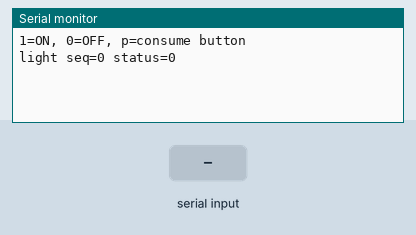
This sketch was run on a simulated ESP32. Shown: the last lines printed to the serial monitor. The test bench sets the inputs (shaded band).

Above: at 1.2 s.
1.3 s: "1\n" received over Serial
At 1.47 s:
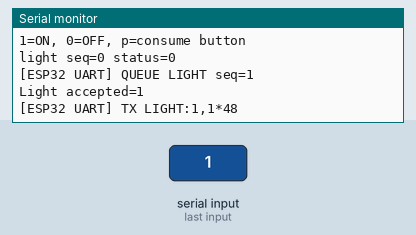
2.8 s: "1\n" received over the second serial link
At 2.97 s:
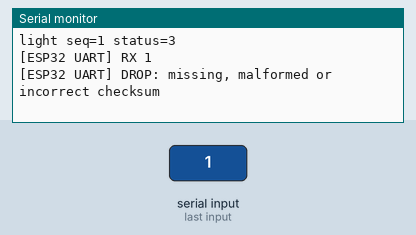
4.3 s: "0\n" received over Serial
At 4.47 s:
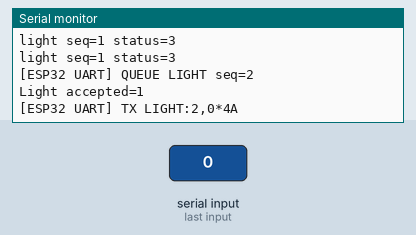
6.0 s: "90,45\n" received over the second serial link
7.5 s: "90,45\n" received over Serial
At 8.9 s:
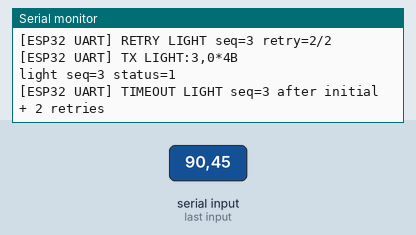
9.2 s: "p90\n" received over the second serial link
At 9.9 s:
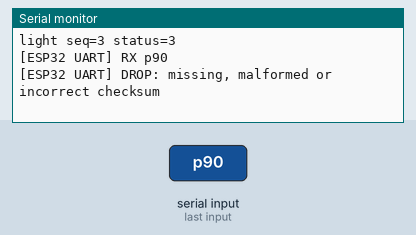
Timing chart, 0 to 11.7 s (numbered marks = the images above; inputs shaded):
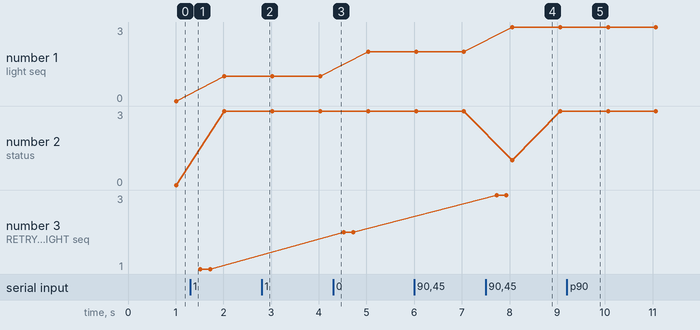

The sketch:

esp32_test.ino
```cpp
#include "esp32_uart.h"
#define PET_RX_PIN 2
#define PET_TX_PIN 1
void setup()
{
    Serial.begin(9600); // Match your sample's Serial Monitor baud rate.

    if (!uartInit(Serial1, PET_RX_PIN, PET_TX_PIN)) {
        Serial.println("UART init failed");
        while (true) delay(1000);
    }

    Serial.println("1=ON, 0=OFF, p=consume button");
}
void loop()
{
    if (Serial.available()) {
        char command = (char)Serial.read();
        if (command == '1' || command == '0') {
            Serial.printf("Light accepted=%u\n", (unsigned)sendLight(command == '1'));
        } else if (command == 'p') {
            uint32_t sequence;
            if (consumeButton(&sequence)) Serial.printf("Consumed button %lu; ACK queued\n", (unsigned long)sequence);
            else Serial.println("No pending button");
        }
    }
    bool acknowledgedOn;
    if (consumeLightAck(&acknowledgedOn)) {
        // In production, Member 5 updates dashboard with this acknowledged setting.
        Serial.printf("Light command ACK consumed: requested state=%u\n", (unsigned)acknowledgedOn);
    }
    static uint32_t last;
    if ((uint32_t)(millis() - last) >= 1000) {
        last = millis();
        SensorValues values;
        if (getSensors(&values)) Serial.printf("water=%u food=%ld mg age=%lu ms\n",
            (unsigned)values.water_level, (long)values.food_milligrams,
            (unsigned long)(millis() - values.received_ms));
        UartResult result = getLightResult();
        Serial.printf("light seq=%lu status=%u\n", (unsigned long)result.sequence, (unsigned)result.status);
    }
    delay(10);
}
```

esp32_uart.cpp
```cpp
/* ESP32 UART walkthrough:
 * 1. Public send functions format a packet and queue a COPY.
 * 2. sendTask waits on txQueue, sends a packet, then checks the retry timer.
 * 3. receiveTask parses packets and records ACK/pending state under stateMutex.
 * 4. Public consume functions copy/clear flags; application performs the action.
 * 5. A retry copy is separate from the temporary/current TX packet.
 */
#include "esp32_uart.h"
#include "freertos/FreeRTOS.h"
#include "freertos/task.h"
#include "freertos/queue.h"
#include "freertos/semphr.h"

/* Set ESP_UART_DEBUG=0 in build options (or below) to silence UART diagnostics.
 * Logs use USB/debug Serial, NEVER the HardwareSerial passed to uartInit.
 * No printing occurs in the UART ISR or while the state mutex is held. */
#ifndef ESP_UART_DEBUG
#define ESP_UART_DEBUG 1
#endif
#if ESP_UART_DEBUG
#define ESP_LOG(...) Serial.printf("[ESP32 UART] " __VA_ARGS__)
#else
#define ESP_LOG(...) ((void)0)
#endif


#include <stdio.h>
#include <string.h>
#include <ctype.h>

/* Change these on BOTH boards if needed. Three attempts = initial + 2 retries. */
#define UART_MESSAGE_SIZE 64
#define UART_QUEUE_LENGTH 8
#define UART_RETRY_MS 200u
#define UART_MAX_ATTEMPTS 3u

typedef struct {
    char text[UART_MESSAGE_SIZE];
} UartMessage;

/* XOR checksum: combine the ASCII bytes of the message body.
 * ^ is bitwise XOR; ^= means "XOR into the current value".
 * Exclude the newline and the *HH checksum suffix from this calculation. */
static uint8_t calculateChecksum(const char *text, size_t length)
{
    uint8_t sum = 0;
    for (size_t i = 0; i < length; ++i) sum ^= (uint8_t)text[i];
    return sum;
}

static HardwareSerial *uart;
/* Queue stores complete packet COPIES, not pointers to local strings. */
static QueueHandle_t txQueue;
/* Protects pending flags, saved retry packet and application-visible results. */
static SemaphoreHandle_t stateMutex;
static bool initialised;
/* Protected by stateMutex. */
static SensorValues sensors;
static bool sensorsReceived;
/* One button flag; sequence 0 means no event yet. Cleared flag + same ID
 * means already consumed, so replay its ACK without another notification. */
static bool buttonPending;
static uint32_t buttonSequence;
static uint32_t nextLightSequence = 1;
/* Saved request stays intact while unrelated packets use the TX work buffer.
 * A new light request is refused while lightWaiting is true. */
static UartMessage lightPacket;
static UartResult lightResult;
static bool lightWaiting;
/* One unread ACK event. Requested value is kept until application consumes ACK. */
static bool lightAckPending;
static bool lightRequestedOn;
/* 0 = queued; 1 = initial send; 2..3 = retries. */
static unsigned lightAttempts;
/* Only TX advances this timestamp. Other traffic must never reset it. */
static uint32_t lightLastSent;


bool getSensors(SensorValues *out)
{
    if (!out) return false;
    xSemaphoreTake(stateMutex, portMAX_DELAY);
    bool available = sensorsReceived;
    if (available) *out = sensors;
    xSemaphoreGive(stateMutex);
    return available;
}

/* Caller holds stateMutex. */
static void sendButtonAck(void)
{
    UartMessage reply = {0};
    snprintf(reply.text, sizeof(reply.text), "BUTTON_ACK:%lu\n", (unsigned long)buttonSequence);
    (void)xQueueSend(txQueue, &reply, 0);
}

bool consumeButton(uint32_t *sequence)
{
    xSemaphoreTake(stateMutex, portMAX_DELAY);
    bool available = buttonPending;
    uint32_t consumedSequence = buttonSequence;
    if (available) {
        if (sequence) *sequence = buttonSequence;
        buttonPending = false;
        sendButtonAck();
    }
    xSemaphoreGive(stateMutex);
    if (available) ESP_LOG("CONSUME BUTTON seq=%lu; BUTTON_ACK requested\n", (unsigned long)consumedSequence);
    (void)consumedSequence;
    return available;
}

bool sendLight(bool on)
{
    bool accepted = false;
    uint32_t queuedSequence = 0;
    xSemaphoreTake(stateMutex, portMAX_DELAY);
    // Keep the unread ACK/value until application consumes it; don't overwrite it.
    if (!lightWaiting && !lightAckPending && nextLightSequence <= 999999999u) {
        uint32_t sequence = nextLightSequence++;
        // Keep saved request; TX queue receives a separate copy of the string.
        snprintf(lightPacket.text, sizeof(lightPacket.text), "LIGHT:%lu,%u\n", (unsigned long)sequence, (unsigned)on);
        if (xQueueSend(txQueue, &lightPacket, 0) == pdPASS) {
            lightResult.sequence = sequence;
            lightResult.status = UART_WAITING;
            lightRequestedOn = on;
            lightWaiting = true;
            lightAttempts = 0; /* TX starts timer after sending the initial packet. */
            lightLastSent = 0;
            accepted = true;
            queuedSequence = sequence;
        }
    }
    xSemaphoreGive(stateMutex);
    if (accepted) ESP_LOG("QUEUE LIGHT seq=%lu\n", (unsigned long)queuedSequence);
    else ESP_LOG("REJECT LIGHT: previous request/ACK pending, queue full or sequence exhausted\n");
    (void)queuedSequence; /* also used when debug is compiled out */
    return accepted;
}

/* true ONCE per matching ACK. This is how cloud code notices completion
 * without comparing old/new status values or sequence numbers itself. */
bool consumeLightAck(bool *on)
{
    if (!on) return false;
    xSemaphoreTake(stateMutex, portMAX_DELAY);
    bool available = lightAckPending;
    if (available) {
        *on = lightRequestedOn;
        lightAckPending = false;
    }
    xSemaphoreGive(stateMutex);
    if (available) ESP_LOG("CONSUME LIGHT ACK on=%u\n", (unsigned)*on);
    return available;
}

UartResult getLightResult(void)
{
    xSemaphoreTake(stateMutex, portMAX_DELAY);
    UartResult result = lightResult;
    xSemaphoreGive(stateMutex);
    return result;
}

/* Runs in RX TASK context, never ISR context. It only parses/records state;
 * motor/light/cloud work belongs to the application after consuming a flag. */
static void handleReceived(UartMessage *message)
{
    unsigned sequence, water;
    long long food; // Wide temporary for parsing; range-check before storing int32_t.
    int end = 0;
    const char *note = "Ignored: unknown/malformed message or unmatched ACK";
    ESP_LOG("RX %s", message->text);

    /* Wire example: LIGHT:1,1*HH\n. Find * then read EXACTLY two hex digits.
     * %n records the number of suffix characters scanned (must be 3: *HH).
     * Check checksum BEFORE setting any flag or accepting any ACK. */
    char *star = strchr(message->text, '*');
    unsigned receivedChecksum;
    int suffixLength = 0;
    if (!star || strlen(star) != 4 || star[3] != '\n' ||
        !isxdigit((unsigned char)star[1]) || !isxdigit((unsigned char)star[2]) ||
        sscanf(star, "*%2x%n", &receivedChecksum, &suffixLength) != 1 || suffixLength != 3 ||
        calculateChecksum(message->text, (size_t)(star - message->text)) != receivedChecksum) {
        ESP_LOG("DROP: missing, malformed or incorrect checksum\n");
        return; // No ACK and no action. Reliable sender can retry normally.
    }
    /* Replace *HH\n with just \n, restoring the plain string parser expects.
     * This changes only the local RECEIVED copy, never a saved TX retry packet. */
    star[0] = '\n';
    star[1] = '\0';
    xSemaphoreTake(stateMutex, portMAX_DELAY);

    // %n records end position; the next character must be newline, not extra data.
    if (sscanf(message->text, "SENSOR:%5u,%11lld%n", &water, &food, &end) == 2 &&
        message->text[end] == '\n' && water <= UINT16_MAX && food >= INT32_MIN && food <= INT32_MAX) {
        sensors.water_level = (uint16_t)water;
        sensors.food_milligrams = (int32_t)food;
        sensors.received_ms = millis();
        sensorsReceived = true;
        note = "Sensor readings updated; no ACK needed";
    } else if (sscanf(message->text, "BUTTON:%9u%n", &sequence, &end) == 1 &&
               message->text[end] == '\n' && sequence != 0 && sequence <= 999999999u) {
        if (sequence == buttonSequence) {
            if (!buttonPending) sendButtonAck(); // Replay lost ACK, not notification.
            note = "Duplicate button; no second notification";
        } else if (!buttonPending && sequence > buttonSequence) {
            buttonSequence = sequence;
            buttonPending = true;
            note = "Button pending for consumeButton()";
        }
    } else if (sscanf(message->text, "LIGHT_ACK:%9u%n", &sequence, &end) == 1 &&
               message->text[end] == '\n' && lightWaiting && sequence == lightResult.sequence) {
        lightWaiting = false;                // Stop retries immediately on valid ACK.
        lightResult.status = UART_CONSUMED;   // No GPIO/physical illumination claim.
        lightAckPending = true;               // Expose completion ONCE to cloud code.
        note = "Light consumption ACK matched; retries stopped";
        // Repeated ACKs are ignored once lightWaiting is false.

    }
    xSemaphoreGive(stateMutex);
    ESP_LOG("%s\n", note);
    (void)note;
}


/* Low-level sender: used for every queued packet and retry. Only TX task calls
 * it. This is the equivalent of your original sendMessage, with safe buffering. */
static void sendPacket(const UartMessage *message)
{
    /* Queue/saved retry strings stay plain. Add checksum only to this TX copy.
     * strlen excludes terminating \0; length-1 excludes the existing newline. */
    char wire[UART_MESSAGE_SIZE] = {0};
    size_t length = strlen(message->text);
    if (length == 0 || message->text[length - 1] != '\n' || length + 3 >= sizeof(wire)) {
        ESP_LOG("DROP TX: malformed/oversized message\n");
        return;
    }
    memcpy(wire, message->text, length - 1);
    uint8_t sum = calculateChecksum(wire, length - 1);
    // %02X prints checksum as two hex digits; final newline still ends the frame.
    snprintf(wire + length - 1, sizeof(wire) - (length - 1), "*%02X\n", (unsigned)sum);
    ESP_LOG("TX %s", wire);
    size_t expected = strlen(wire);
    size_t written = uart->write((const uint8_t *)wire, expected);
    if (written != expected) ESP_LOG("TX short write: %u/%u bytes\n", (unsigned)written, (unsigned)expected);
    (void)written;
}

/* The full sending flow is here. No remote-ACK wait and no deadline helper.
 * 1. Wait for a queued message, for at most 20 ms.
 * 2. If a message arrived, send it.
 * 3. Check whether the saved reliable packet needs a retry or timeout.
 * A queue item wakes us immediately; 20 ms is just the idle retry-check interval. */
static void sendTask(void *unused)
{
    (void)unused;
    UartMessage message;
    TickType_t queueWait = pdMS_TO_TICKS(20);
    if (!queueWait) queueWait = 1;

    for (;;) {
        /* Queue COPIES the item into message. ACKs/sensors can pass through
         * while a separate lightPacket remains saved for possible retries. */
        if (xQueueReceive(txQueue, &message, queueWait) == pdPASS) {
            sendPacket(&message);

            /* Start timer after original packet is handed to UART.
             * Unrelated queued messages must not reset this timer. */
            xSemaphoreTake(stateMutex, portMAX_DELAY);
            if (lightWaiting && lightAttempts == 0 &&
                strcmp(message.text, lightPacket.text) == 0) {
                lightAttempts = 1;
                lightLastSent = millis();
            }
            xSemaphoreGive(stateMutex);
        }

        bool retry = false;
        bool timedOut = false;
        uint32_t sequence = 0;
        unsigned retryNumber = 0;

        /* RX may update ACK state concurrently, so check/copy under mutex.
         * Never hold it while printing or physically sending a packet. */
        xSemaphoreTake(stateMutex, portMAX_DELAY);
        uint32_t now = millis();
        if (lightWaiting && lightAttempts != 0 &&
            (uint32_t)(now - lightLastSent) >= UART_RETRY_MS) {
            sequence = lightResult.sequence;
            if (lightAttempts >= UART_MAX_ATTEMPTS) {
                lightWaiting = false;
                lightResult.status = UART_TIMED_OUT;
                timedOut = true;
            } else {
                message = lightPacket; /* COPY saved request; keep saved original. */
                lightAttempts++;
                retryNumber = lightAttempts - 1;
                lightLastSent = now;
                retry = true;
            }
        }
        xSemaphoreGive(stateMutex);

        if (retry) {
            ESP_LOG("RETRY LIGHT seq=%lu retry=%u/2\n", (unsigned long)sequence, retryNumber);
            sendPacket(&message);
        } else if (timedOut) {
            ESP_LOG("TIMEOUT LIGHT seq=%lu after initial + 2 retries\n", (unsigned long)sequence);
        }
        (void)sequence; (void)retryNumber; /* no unused warnings with debug off */
    }
}

/* Reconstruct/receive complete lines and dispatch them. This task does NOT
 * manage retry timers; only TX does. ACKs change shared state under the mutex. */
static void receiveTask(void *unused)
{
    (void)unused;
    UartMessage incoming = {0};
    size_t received = 0;
    bool discardLine = false;
    for (;;) {
        // ESP32 driver already buffers incoming bytes; build one newline-ended string.
        for (unsigned count = 0; count < 128 && uart->available() > 0; ++count) {
            int value = uart->read();
            if (value < 0) break;
            char byte = (char)value;
            if (!discardLine) {
                if (received < sizeof(incoming.text) - 1) incoming.text[received++] = byte;
                else discardLine = true;
            }
            if (byte == '\n') {
                if (!discardLine) {
                    incoming.text[received] = '\0';
                    handleReceived(&incoming);
                } else ESP_LOG("Dropped oversized line\n");
                received = 0;
                discardLine = false;
            }
        }
        TickType_t wait = pdMS_TO_TICKS(5);
        vTaskDelay(wait ? wait : 1);
    }
}

bool uartInit(HardwareSerial &port, int rx_pin, int tx_pin)
{
    if (initialised) return false;
    initialised = true;
    txQueue = xQueueCreate(UART_QUEUE_LENGTH, sizeof(UartMessage));
    stateMutex = xSemaphoreCreateMutex();
    if (!txQueue || !stateMutex) return false;
    uart = &port;
    uart->setRxBufferSize(256);
    uart->begin(9600, SERIAL_8N1, rx_pin, tx_pin);
    if (xTaskCreate(sendTask, "uart_tx", 3072, nullptr, 2, nullptr) != pdPASS) return false;
    if (xTaskCreate(receiveTask, "uart_rx", 4096, nullptr, 2, nullptr) != pdPASS) return false;
    return true;
}
```

esp32_uart.h
```cpp
#ifndef PET_ESP32_UART_H
#define PET_ESP32_UART_H
#include <Arduino.h>
#include <stdbool.h>
#include <stdint.h>

typedef struct {
    uint16_t water_level;
    int32_t food_milligrams;
    uint32_t received_ms; // ESP32-local time for stale-data checking.
} SensorValues;
typedef enum {
    UART_IDLE, UART_WAITING, UART_CONSUMED, UART_TIMED_OUT
} UartStatus;
typedef struct {
    uint32_t sequence;
    UartStatus status;
} UartResult;

/* Once from setup(); begin debug Serial first; use DIFFERENT UART for link. */
bool uartInit(HardwareSerial &port, int rx_pin, int tx_pin);
/* Copy latest readings, not a consume operation. Check received_ms for freshness. */
bool getSensors(SensorValues *out);
/* Clear pending button flag and queue its consumption ACK. */
bool consumeButton(uint32_t *sequence = nullptr);
/* Explicit desired ON/OFF. false = request pending, unread ACK, full queue or
 * IDs exhausted. Consume previous ACK before submitting next light request. */
bool sendLight(bool on);
/* true ONCE per matching light ACK; output = acknowledged REQUESTED state.
 * Clears ACK flag under mutex. Does not confirm GPIO or physical light state. */
bool consumeLightAck(bool *on);
/* Optional status getter for waiting/timeout display; does not consume ACK. */
UartResult getLightResult(void);
#endif
```

Measured:
- after the input at 1.3 s, the serial monitor: prints a new line at once (image 1)
- after the input at 2.8 s, the serial monitor: prints a new line at once (image 2)
- after the input at 4.3 s, the serial monitor: prints a new line at once (image 3)
- after the input at 7.5 s, the serial monitor: prints a new line at once (image 4)
- after the input at 9.2 s, the serial monitor: prints a new line at once (image 5)
- plotted number 2: 0 → 3 after the input at 1.3 s
